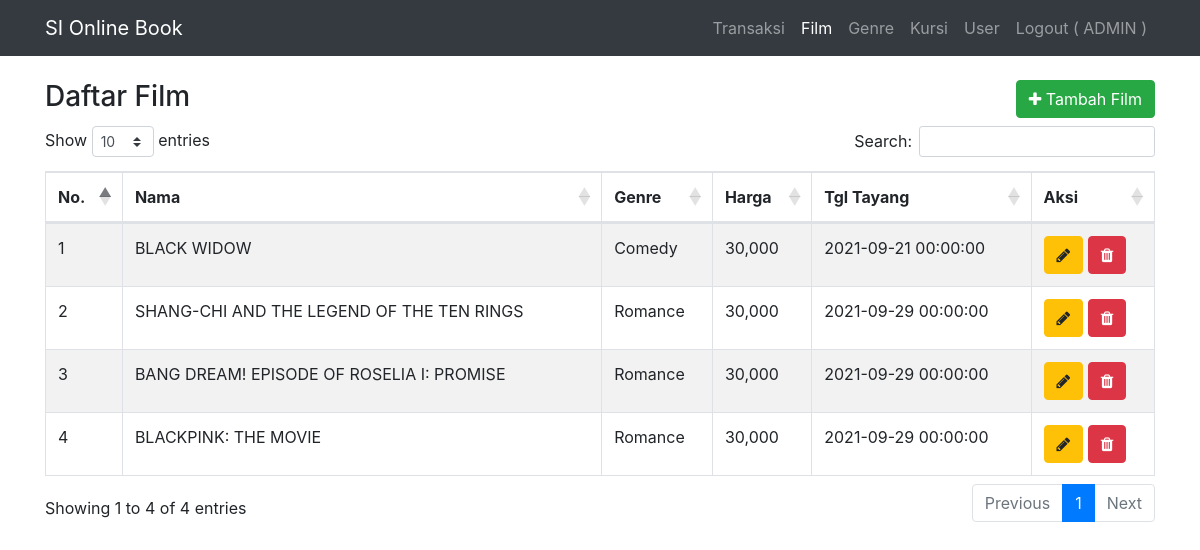
The app's page /admin/index.php?r=film (signed in) with its own data.
### tables this page shows
CREATE TABLE `film` (
  `id` int(11) NOT NULL,
  `tgl_tayang` datetime DEFAULT NULL,
  `nama` varchar(255) DEFAULT NULL,
  `genre_id` int(11) DEFAULT NULL,
  `thumbnail` varchar(255) DEFAULT NULL,
  `description` text DEFAULT NULL,
  `harga` int(11) DEFAULT NULL,
  `durasi` int(11) DEFAULT NULL
);

CREATE TABLE `genre` (
  `id` int(11) NOT NULL,
  `nama` varchar(255) DEFAULT NULL
);

### admin/db.php (called while the page is built, shortened)
<?php
$servername = "localhost";
$database = "booking_ticket";
$username = "root";
$password = "";
$conn = mysqli_connect($servername, $username, $password, $database);
function select($table,$value,$where){
    global $conn;
    $sql = "SELECT $value FROM $table WHERE $where";
    return mysqli_query($conn, $sql);
}

### admin/film/index.php (the view, shortened to what this page needs)
<div class="container pt-4 mb-4">
    <div class="row">
        <div class="col">
            <h3>Daftar Film</h3>
        </div>
        <div class="col-auto">
            <a href="index.php?r=film_form" class="btn btn-success mb-2 pull-right"> <i class="fa fa-plus"></i> Tambah Film</a>
        </div>
    </div>
    <div class="table-responsive">
        <table id="example" class="table table-striped table-bordered" style="width:100%">
            <thead>
                <tr>
                    <th>No.</th>
                    <th>Nama</th>
                    <th>Genre</th>
                    <th>Harga</th>
                    <th>Tgl Tayang</th>
                    <th>Aksi</th>
                </tr>
            </thead>
            <tbody>
                <?php $i = 1;
                foreach (select('film a join genre b on a.genre_id = b.id', 'a.*,b.nama as genre', 'true') as $film) { ?>
                    <tr>
                        <td><?= $i++ ?></td>
                        <td><?= $film['nama'] ?></td>
                        <td><?= $film['genre'] ?></td>
                        <td><?= number_format($film['harga']) ?></td>
                        <td><?= $film['tgl_tayang'] ?></td>
                        <td>
                            <a href="index.php?r=film_form&id=<?= $film['id'] ?>" class="btn btn-warning"><i class="fa fa-pencil"></i></a>
                            <a href="index.php?r=film&id=<?= $film['id'] ?>?" class="btn btn-danger"><i class="fa fa-trash"></i></a>
                        </td>
                    </tr>
                <?php } ?>
            </tbody>
        </table>
    </div>
</div>

### records on screen
film: nama "BLACK WIDOW", genre.nama "Comedy", harga "30,000", tgl_tayang "2021-09-21 00:00:00"
film: nama "SHANG-CHI AND THE LEGEND OF THE TEN RINGS", genre.nama "Romance", harga "30,000", tgl_tayang "2021-09-29 00:00:00"
film: nama "BANG DREAM! EPISODE OF ROSELIA I: PROMISE", genre.nama "Romance", harga "30,000", tgl_tayang "2021-09-29 00:00:00"
film: nama "BLACKPINK: THE MOVIE", genre.nama "Romance", harga "30,000", tgl_tayang "2021-09-29 00:00:00"

### other values on screen
$_SESSION['_name_'] "ADMIN"
